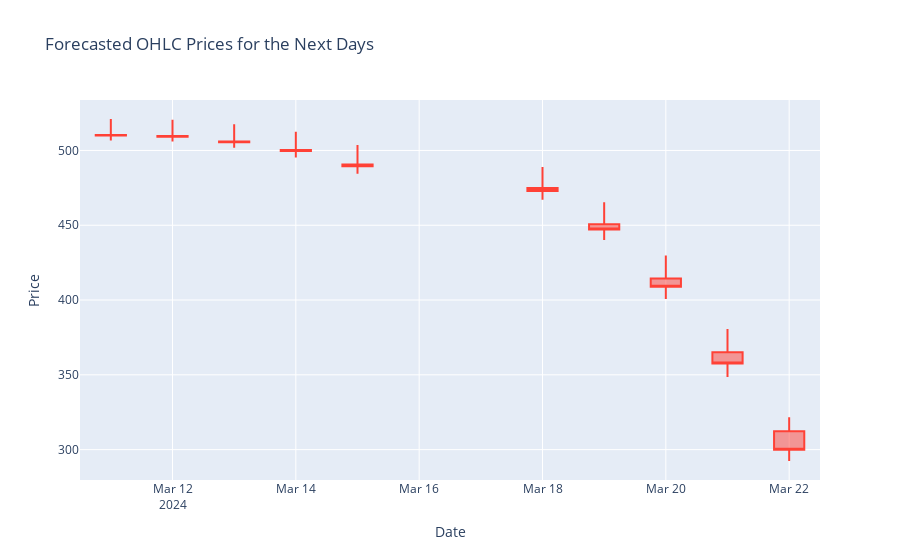

Notebook source saved alongside this figure:
### Markdown cell above
## Future Price Forecasting Function

The `forecast_future` function aims to predict future stock prices for a set number of days beyond the available data. It uses the last known data sequence as the input to the LSTM model to generate future predictions iteratively.

### Parameters:
- `stock_data`: The DataFrame containing historical stock data.
- `model`: The trained LSTM model for prediction.
- `scaler`: The scaler object used for normalizing the data.
- `seq_length`: The length of the input data sequence for the LSTM model.
- `num_features`: The number of features in the input data.
- `future_days`: The number of future days to predict.

### Process:
- The function first extracts the last sequence of data from the DataFrame.
- This sequence is then scaled and fed into the model to predict the next time step.
- This process is repeated for the specified number of `future_days`.
- Each new prediction is appended to the sequence for subsequent predictions.

### Returns:
- `future_predictions`: An array of predicted values for the specified number of days into the future.

## Complete Forecasting and Plotting Function

The `forecast_and_plot_complete` function encompasses the entire process of forecasting and visualization. It integrates data preparation, model training, evaluation, and future price prediction into a single workflow.

### Parameters:
- `ticker`: The stock symbol for the company being analyzed.
- `features`: The list of stock attributes to use for prediction, such as 'Open', 'High', 'Low', 'Close'.
- `start_date`: The starting date for the historical data to download.
- `end_date`: The ending date for the historical data to download.
- `seq_length`: The length of the sequence to use in the LSTM model.
- `future_days`: The number of future days to forecast and visualize.

### Workflow:
- The function begins by downloading and scaling the stock data.
- It then creates sequences for the LSTM and splits the data into training and test sets.
- A LSTM model is built and trained with the training data.
- The model's performance is evaluated on the test data using metrics such as MAE, MSE, and RMSE.
- Future prices are forecasted using the entire available dataset.
- The future predictions are visualized as 'ghost candles' on a plot, providing a graphical representation of expected future price movements.

### Execution:
- Set the parameters for the stock symbol, features, date range, and sequence length.
- Call `forecast_and_plot_complete` to perform the forecasting and plotting.

### Code cell
def plot_ghost_candles(future_predictions, start_date):
    future_dates = pd.date_range(start=start_date, periods=len(future_predictions), freq='B')
    
    fig = go.Figure(data=[go.Candlestick(x=future_dates,
                                         open=future_predictions[:, 0],
                                         high=future_predictions[:, 1],
                                         low=future_predictions[:, 2],
                                         close=future_predictions[:, 3],
                                         name='Forecast')])
    fig.update_layout(title='Forecasted OHLC Prices for the Next Days',
                      xaxis_title='Date',
                      yaxis_title='Price',
                      xaxis_rangeslider_visible=False)
    fig.show()
def forecast_future(stock_data, model, scaler, seq_length, num_features, future_days=10):
    # Directly use the DataFrame without slicing it before the function call
    # Ensure stock_data is in the expected DataFrame format with columns
    
    # Extract the last sequence from the DataFrame
    last_sequence_df = stock_data.iloc[-seq_length:]  # Ensure this is a DataFrame slice
    last_sequence = scaler.transform(last_sequence_df[features])
    last_sequence = np.expand_dims(last_sequence, axis=0)
    
    future_predictions = []
    
    for _ in range(future_days):
        prediction = model.predict(last_sequence)
        future_predictions.append(prediction[0])
        last_sequence = np.roll(last_sequence, -1, axis=1)
        last_sequence[:, -1, :] = prediction

    future_predictions = np.array(future_predictions)
    future_predictions = scaler.inverse_transform(future_predictions)
    
    return future_predictions

def forecast_and_plot_complete(ticker, features, start_date, end_date, seq_length, future_days=10):
    stock_data = download_stock_data(ticker, start_date, end_date)
#     scaler, scaled_data = scale_data(stock_data[features].values)
    scaler, scaled_data = scale_data(stock_data[features].values, features)
    
    X, y = create_sequences(scaled_data, seq_length)
    split_idx = int(len(X) * 0.8)
    X_train, y_train = X[:split_idx], y[:split_idx]
    X_test, y_test = X[split_idx:], y[split_idx:]
    
    num_features = len(features)
    X_train = X_train.reshape((X_train.shape[0], seq_length, num_features))
    X_test = X_test.reshape((X_test.shape[0], seq_length, num_features))
    
    model = build_and_train_model(X_train, y_train, seq_length, num_features, epochs=50, batch_size=32)
    
    # Generate predictions for the test set
    predicted_values_test = model.predict(X_test)
    mae, mse, rmse = calculate_metrics(scaler.inverse_transform(y_test), scaler.inverse_transform(predicted_values_test))
    print(f"Test Set - MAE: {mae}, MSE: {mse}, RMSE: {rmse}")
    
    # Forecast future prices directly from the entire stock_data DataFrame
    future_predictions = forecast_future(stock_data, model, scaler, seq_length, num_features, future_days)
    plot_ghost_candles(future_predictions, '2024-03-11')

# Parameters
ticker = 'SPY'
features = ['Open', 'High', 'Low', 'Close']
start_date = '2022-03-11'
end_date = '2024-03-11'
seq_length = 10

# Execute the complete forecast and plot function
forecast_and_plot_complete(ticker, features, start_date, end_date, seq_length)

### Figure 1 — Plotly figure (JSON) as saved in the notebook; plotly's stock layout.template omitted (floating-point values rounded to 4 significant figures)
{"data": [{"close": [510.0, 509.2, 505.5, 499.6, 489.4, 472.9, 447.2, 408.9, 357.7, 299.9], "high": [521.0, 520.5, 517.5, 512.6, 503.7, 488.9, 465.4, 429.8, 380.6, 321.6], "low": [506.7, 505.9, 501.8, 495.3, 484.5, 467.1, 440.2, 400.7, 348.6, 292.4], "name": "Forecast", "open": [510.4, 509.6, 506.0, 500.3, 490.7, 474.9, 450.7, 414.4, 365.1, 312.2], "type": "candlestick", "x": ["2024-03-11T00:00:00", "2024-03-12T00:00:00", "2024-03-13T00:00:00", "2024-03-14T00:00:00", "2024-03-15T00:00:00", "2024-03-18T00:00:00", "2024-03-19T00:00:00", "2024-03-20T00:00:00", "2024-03-21T00:00:00", "2024-03-22T00:00:00"]}], "layout": {"title": {"text": "Forecasted OHLC Prices for the Next Days"}, "xaxis": {"rangeslider": {"visible": false}, "title": {"text": "Date"}}, "yaxis": {"title": {"text": "Price"}}}}
